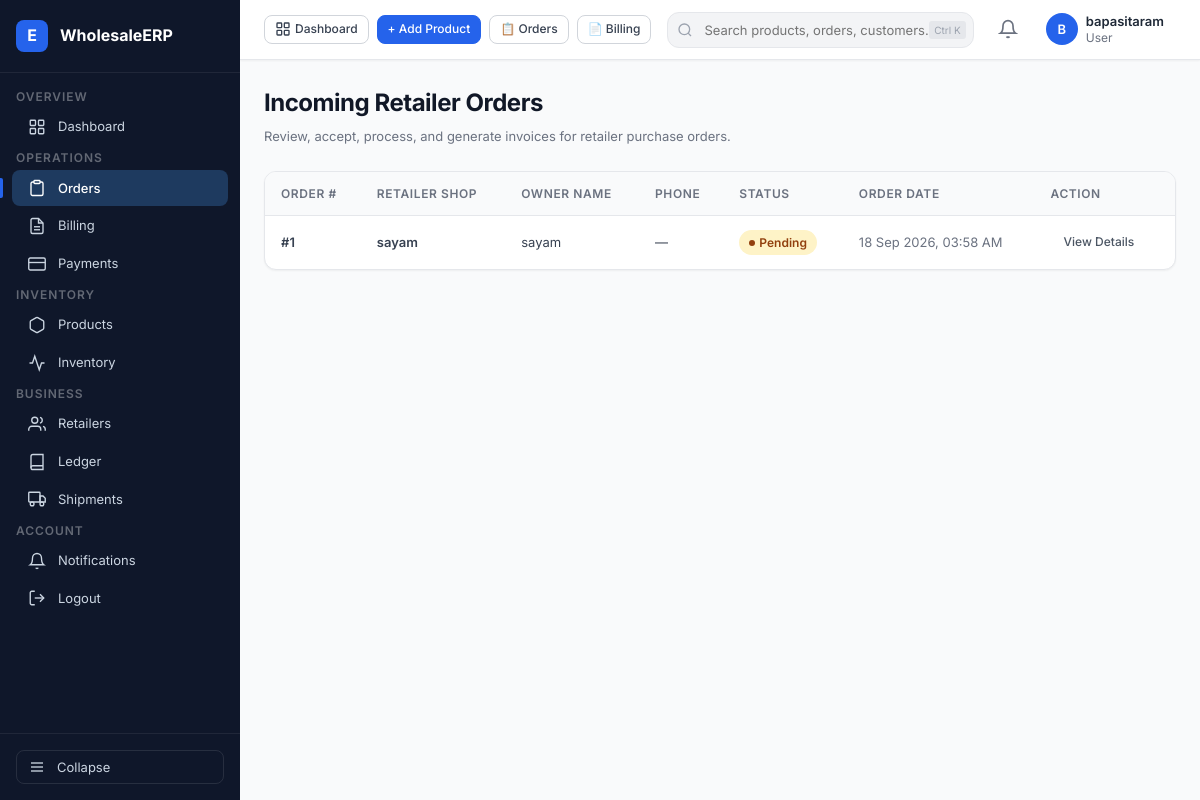
The app's page /orders/wholesaler/orders/ (signed in), older data.
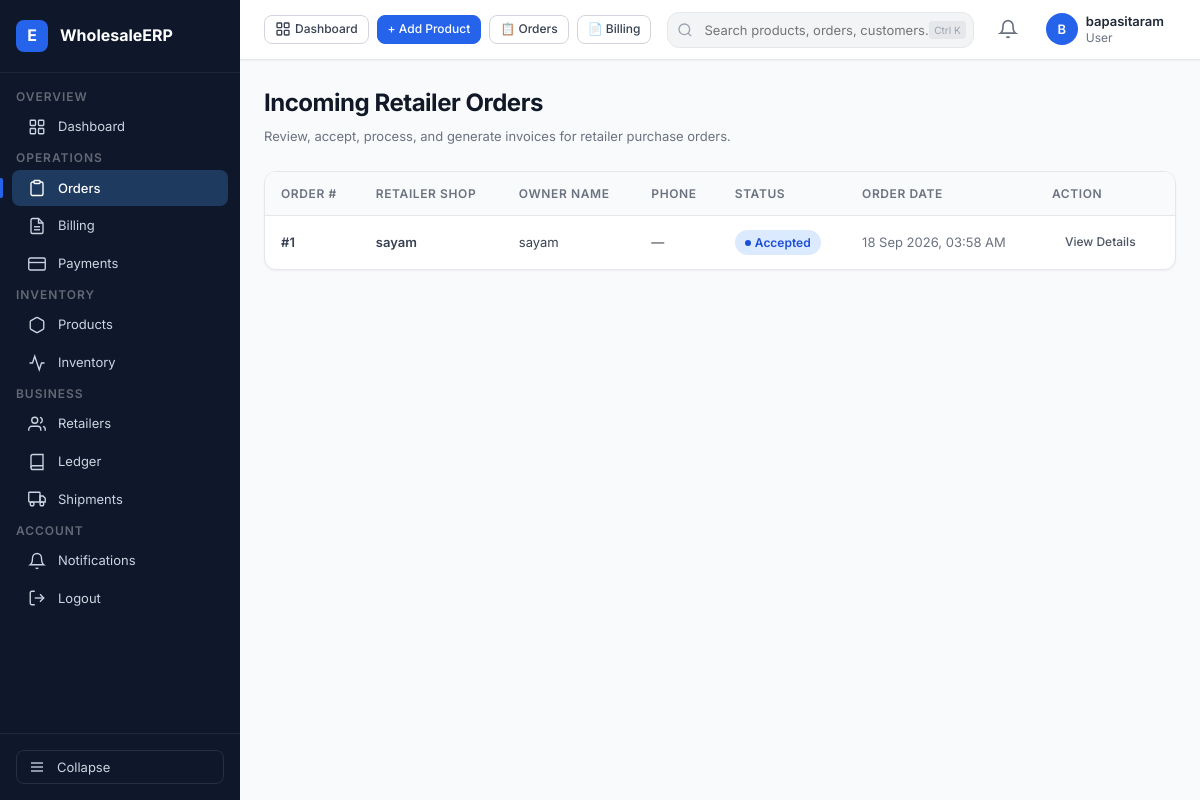
The same page, newer data.
### orders/models.py (models this page shows, shortened)
class Order(models.Model):
    STATUS_CHOICES = [
        ("PENDING","Pending"),
        ("ACCEPTED","Accepted"),
        ("WAITING_FOR_STOCK", "Waiting for Stock"),
        ("REJECTED","Rejected"),
        ("PROCESSING","Processing"),
        ("SHIPPED","Shipped"),
        ("DELIVERED","Delivered"),
        ("CANCELLED","Cancelled"),
    ]
    retailer = models.ForeignKey(
        RetailerProfile,
        on_delete=models.CASCADE,
        related_name="orders"
    )
    wholesaler = models.ForeignKey(
        WholesalerProfile,
        on_delete=models.CASCADE,
        related_name="orders"
    )
    status = models.CharField(
        max_length=30,
        choices = STATUS_CHOICES,
        default="PENDING"
    )
    order_date = models.DateTimeField(
        auto_now_add=True
    )
    notes = models.TextField(
        blank=True
    )

### accounts/models.py (models this page shows, shortened)
class RetailerProfile(models.Model):
    user = models.OneToOneField(
        User,
        on_delete=models.CASCADE,
        related_name="retailer_profile"
    )
    shop_name = models.CharField(max_length=200)
    owner_name = models.CharField(max_length=200)
    phone = models.CharField(max_length=15)
    gst_number = models.CharField(
        max_length=15,
        blank=True,
        null=True
    )
    address = models.TextField()
    city = models.CharField(max_length=100)
    state = models.CharField(max_length=100)
    pincode = models.CharField(max_length=10)
    created_at = models.DateTimeField(auto_now_add=True)

### orders/views.py (the view)
@login_required
def wholesaler_orders(request):
    wholesaler = request.user.wholesaler_profile
    orders = (
        Order.objects
        .filter(wholesaler = wholesaler)
        .select_related("retailer")
        .prefetch_related("items__product")
        .order_by("-order_date")
    )
    return render(
        request,
        "orders/wholesaler_orders.html",
        {
            "orders": orders
        }
    )

### templates/orders/wholesaler_orders.html (shortened to what this page needs)
{% extends 'base.html' %}
{% block content %}
<div class="page-header">
  <div class="page-header-left">
    <h1 class="page-title">Incoming Retailer Orders</h1>
    <p class="page-subtitle">Review, accept, process, and generate invoices for retailer purchase orders.</p>
  </div>
</div>
<div class="card">
  <div class="table-wrap">
    <table class="table">
      <thead>
        <tr>
          <th>Order #</th>
          <th>Retailer Shop</th>
          <th>Owner Name</th>
          <th>Phone</th>
          <th>Status</th>
          <th>Order Date</th>
          <th>Action</th>
        </tr>
      </thead>
      <tbody>
        {% for order in orders %}
        <tr class="table-row-link" data-href="{% url 'wholesaler_order_detail' order.id %}">
          <td class="text-bold">#{{ order.id }}</td>
          <td class="text-bold">{{ order.retailer.shop_name }}</td>
          <td>{{ order.retailer.owner_name }}</td>
          <td>{{ order.retailer.phone|default:"—" }}</td>
          <td>
            {% if order.status == 'PENDING' %}
              <span class="badge badge-amber">Pending</span>
            {% elif order.status == 'ACCEPTED' %}
              <span class="badge badge-blue">Accepted</span>
            {% elif order.status == 'PROCESSING' %}
              <span class="badge badge-blue">Processing</span>
            {% elif order.status == 'DELIVERED' %}
              <span class="badge badge-green">Delivered</span>
            {% elif order.status == 'REJECTED' %}
              <span class="badge badge-red">Rejected</span>
            {% elif order.status == 'WAITING_FOR_STOCK' %}
              <span class="badge badge-gray">Waiting Stock</span>
            {% else %}
              <span class="badge badge-gray">{{ order.get_status_display }}</span>
            {% endif %}
          </td>
          <td class="text-muted">{{ order.order_date|date:"d M Y, h:i A" }}</td>
          <td>
            <a href="{% url 'wholesaler_order_detail' order.id %}" class="btn btn-ghost btn-sm">View Details</a>
          </td>
        </tr>
        {% empty %}
        <tr>
          <td colspan="7" class="text-center text-muted" style="padding: 32px;">No incoming orders received yet</td>
        </tr>
        {% endfor %}
      </tbody>
    </table>
  </div>
</div>
{% endblock %}

Row changes from the older to the newer data that the page shows:
changed Order "sayam": status "Pending" → "Accepted"
